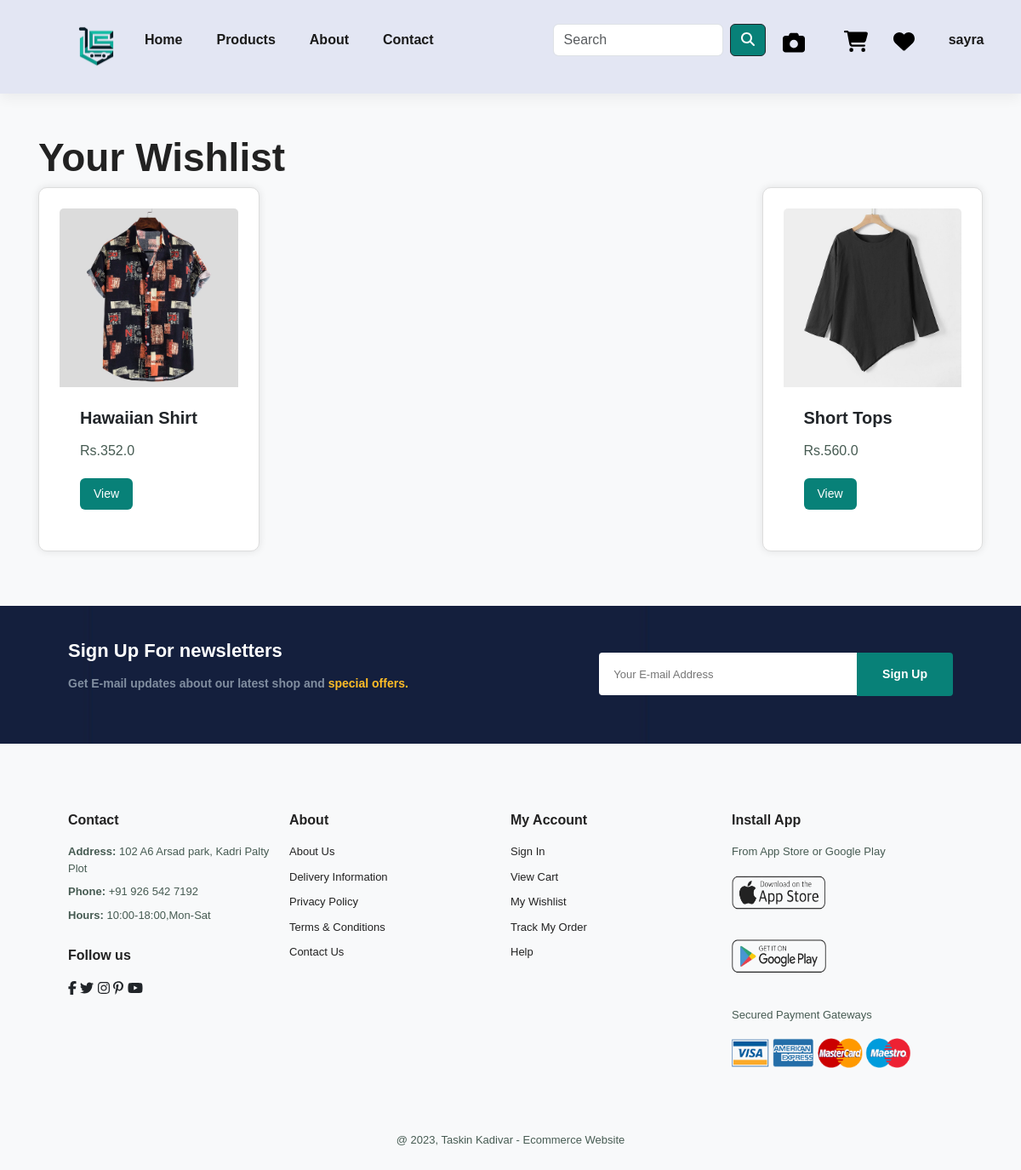
Screenshot of /wishlist/ (signed in) with the database file from the repository.
### app/models.py (models this page shows, shortened)
class Wishlist(models.Model):
    user = models.ForeignKey(User, on_delete=models.CASCADE)
    product = models.ForeignKey(Product, on_delete=models.CASCADE)

class Product(models.Model):
    title = models.CharField(max_length=100)
    selling_price = models.FloatField()
    discounted_price = models.FloatField()
    description = models.TextField()
    composition = models.TextField(default='', blank=True)
    prodapp = models.TextField(default='', blank=True)
    category = models.CharField(choices=CATEGORY_CHOICES, max_length=2)
    product_image = models.ImageField(upload_to='product')
    created_at = models.DateTimeField(auto_now_add=True)

### app/views.py (the view)
# urls.py: path('wishlist/', views.show_wishlist, name='wishlist'),
@login_required
def show_wishlist(request):
    wishlist_items = Wishlist.objects.filter(user=request.user)
    return render(request, 'app/wishlist.html', {'wishlist_items': wishlist_items})

### templates/app/wishlist.html
{% extends 'app/base.html' %}
{% load static %}
{% block main-content %}
<div class="container mt-5">
    <h2>Your Wishlist</h2>
    <div class="row">
        {% for item in wishlist_items %}
            <div class="col-md-3">
                <div class="card mb-4">
                    <img src="{{ item.product.product_image.url }}" class="card-img-top" alt="{{ item.product.title }}">
                    <div class="card-body">
                        <h5 class="card-title">{{ item.product.title }}</h5>
                        <p class="card-text">Rs.{{ item.product.discounted_price }}</p>
                        <a href="{% url 'product-detail' item.product.id %}"
   style="display: inline-block; padding: 8px 16px; font-size: 14px;
          color: white; background-color: #088178; text-decoration: none;
          border-radius: 6px; transition: background-color 0.3s ease;"
   onmouseover="this.style.backgroundColor='#066d62';"
   onmouseout="this.style.backgroundColor='#088178';">
   View
</a>
                    </div>
                </div>
            </div>
        {% empty %}
            <p>You have no items in your wishlist.</p>
        {% endfor %}
    </div>
</div>
{% endblock %}

### templates/app/base.html (shortened to what this page needs)
<!DOCTYPE html>
{% load static %}
<html lang="en">
<head>
    <link rel="stylesheet" href="https://cdnjs.cloudflare.com/ajax/libs/font-awesome/6.0.0-beta3/css/all.min.css">
    <link href="https://cdn.jsdelivr.net/npm/bootstrap@5.3.3/dist/css/bootstrap.min.css" rel="stylesheet">
    <link rel="stylesheet" href="font/css/all.css"/>
    <link rel="stylesheet" href="{% static 'app/css/owl.carousel.min.css' %}" />
   <link rel="stylesheet" href="{% static 'app/css/style.css' %}" />
</head>
<body>
    <nav id="header">
        <a href="/" class="navbar-brand">
            <img src="{% static 'app/images/logo.png' %}" width="70" height="70" alt="Logo">
        </a>
        <ul id="navbar">
            <li><a href="/" class="{% if request.path == '/' %}active{% endif %}">Home</a></li>
            <li class="nav-item dropdown">
                <a href="#" role="button" data-bs-toggle="dropdown" aria-expanded="false"
                    onmouseover="this.style.color='#088178'; this.getElementsByTagName('i')[0].style.color='#088178'"
                    onmouseout="this.style.color='#080808'; this.getElementsByTagName('i')[0].style.color='#080808'">
                    Products
                </a>
            </li>
            <li><a href="{% url 'about' %}" class="{% if request.path == '/about/' %}active{% endif %}">About</a></li>
            <li><a href="{% url 'contact' %}" class="{% if request.path == '/contact/' %}active{% endif %}">Contact</a></li>
            <form class="d-flex" role="search" action="/search">
                <input class="form-control me-2" type="search" placeholder="Search" name="search" aria-label="Search">
                <button class="btn btn-outline-dark" type="submit"><i class="fa-solid fa-magnifying-glass"></i></button>
            </form>
            <li style="padding-top: 5px; display: inline-block;">
               <a href="{% url 'image_search' %}"
               style="text-decoration: none; color: #000000; font-size: 20px; display: flex; align-items: center;"
               onmouseover="this.style.color='#088178';"
               onmouseout="this.style.color='#000000';">
                <i class="fa-solid fa-camera" style="margin-right: 6px; font-size: 26px;"></i>
                </a>
            </li>
            <li style="margin-right: 0px; padding-right: 15px; padding-top: 5px; display: inline-block;">
                <a href="{% url 'showcart' %}" style="text-decoration: none; color: #000000; font-size: 25px; position: relative;"
                   onmouseover="this.querySelector('i').style.color='#088178';"
                   onmouseout="this.querySelector('i').style.color='#000000';">
                    <i class="fa-solid fa-cart-shopping" style="color: inherit; font-size: 25px;"></i>
                </a>
            </li>
            <li style="margin-left: 0px; padding-left: 15px; padding-top: 5px; display: inline-block;">
                <a href="{% url 'wishlist' %}" style="text-decoration: none; color: #000000; font-size: 25px; position: relative;"
                   onmouseover="this.querySelector('i').style.color='#088178';"
                   onmouseout="this.querySelector('i').style.color='#000000';">
                    <i class="fa-solid fa-heart" style="color: inherit; font-size: 25px;"></i>
                </a>
            </li>
            {% if request.user.is_authenticated %}
                <li><a href="#" data-bs-toggle="dropdown" aria-expanded="false"
                    onmouseover="this.style.color='#088178'; this.getElementsByTagName('i')[0].style.color='#088178'"
                    onmouseout="this.style.color='#080808'; this.getElementsByTagName('i')[0].style.color='#080808'">
                    {{ request.user.username }}
                </a>
                </li>
            {% else %}
                <li><a href="{% url 'login' %}" class="nav-link">Login</a></li>
                <li><a href="{% url 'customerregistration' %}" class="nav-link">Register</a></li>
            {% endif %}
        </ul>
    </nav>
    {% block main-content %}{% endblock main-content %}
    <section id="newsletter" class="section-p1 section-m1">
        <div class="newstext">
            <h4>Sign Up For newsletters</h4>
            <p>Get E-mail updates about our latest shop and <span>special offers.</span></p>
        </div>
        <div class="form">
           <input type="text" placeholder="Your E-mail Address">
           <button class="normal">Sign Up</button>
        </div>
     </section>
    <footer class="section-p1">
        <div class="col">
          <h4>Contact</h4>
          <p><strong>Address:</strong> 102 A6 Arsad park, Kadri Palty Plot</p>
          <p><strong>Phone:</strong> +91 926 542 7192</p>
          <p><strong>Hours:</strong> 10:00-18:00,Mon-Sat</p>
          <div class="follow">
              <h4>Follow us</h4>
              <div class="icon">
               <i class="fa-brands fa-facebook-f"></i>
               <i class="fa-brands fa-twitter"></i>
               <i class="fa-brands fa-instagram"></i>
               <i class="fa-brands fa-pinterest-p"></i>
               <i class="fa-brands fa-youtube"></i>
              </div>
          </div>
        </div>
        <div class="col">
            <h4>About</h4>
            <a href="#">About Us</a>
            <a href="#">Delivery Information</a>
            <a href="#">Privacy Policy</a>
            <a href="#">Terms & Conditions</a>
            <a href="#">Contact Us</a>
        </div>
       <div class="col">
         <h4>My Account</h4>
         <a href="#">Sign In</a>
         <a href="#">View Cart</a>
         <a href="#">My Wishlist</a>
         <a href="#">Track My Order</a>
         <a href="#">Help</a>
       </div>
       <div class="col install">
           <h4>Install App</h4>
           <p>From App Store or Google Play</p>
           <div class="row">
              <img src="{% static 'app/images/pay/app.png' %}" alt="" class="app">
              <img src="{% static 'app/images/pay/play.png' %}" alt="" class="play">
           </div>
           <p>Secured Payment Gateways </p>
           <img src="{% static 'app/images/pay/visa.png' %}" alt="" class="visa">
         </div>
          <div class="copyright">
              <p>@ 2023, Taskin Kadivar - Ecommerce Website</p>
          </div>
   </footer>
</body>
</html>

### templates/app/base.html (style rules this page uses)
* { margin:0; padding:0; box-sizing:border-box; font-family: 'spartan', sans-serif; }
h2 { font-size: 46px; line-height: 54px; color:#222; font-weight: 700; }
h4 { font-size: 20px; color: #222; }
p { font-size: 16px; color: #465b52; margin: 15px 0 20px 0; }
.section-p1 { padding: 40px 80px; }
.section-m1 { margin: 40px 0; }
button.normal { font-size: 14px; font-weight: 600; padding: 15px 30px; color: #000; background-color: #fff; border-radius: 4px; cursor: pointer; border: none; outline: none; transition: 0.2s; }
body { width:100%; }
#header { display: flex; align-items: center; justify-content: space-between; padding: 20px 80px; background: #E3E6F3; box-shadow: 0 5px 15px rgba(0,0,0,0.06); z-index: 999; position: sticky; top: 0; left: 0; }
#navbar { display: flex; align-items: center; justify-content: center; list-style: none; padding: 0; }
#navbar li { position: relative; padding: 0 20px; }
#navbar li a { text-decoration: none; font-size: 16px; font-weight: 600; color: #1a1a1a; transition: 0.3s ease; }
#navbar form { display: flex; align-items: center; margin-left: 20px; }
#navbar form input { width: 200px; margin-right: 10px; }
#navbar form button { background-color: #088178; color: white; }
#navbar form { margin-left: 120px; }
.container { margin: 0 auto; padding: 0 15px; }
.row { display: flex; flex-wrap: wrap; justify-content: space-between; gap: 20px; }
#newsletter { display: flex; justify-content: space-between; flex-wrap: wrap; align-items: center; background-image: url("img/banner/b18.PNG"); background-position: 20% 30%; background-color: #01013b; }
#newsletter h4 { font-size: 22px; font-weight: 700; color: #fff; }
#newsletter p { font-size: 14px; font-weight: 600; color: #818ea0; }
#newsletter p span { color: #ffbd27; }
#newsletter .form { display: flex; width: 40%; }
#newsletter input { height: 3.125rem; padding: 0 1.25em; font-size: 13px; width: 100%; border: 1px solid transparent; border-radius: 4px; outline:none; border-top-right-radius: 0; border-bottom-right-radius: 0; }
#newsletter button { background-color: #088178; color:#fff; white-space: nowrap; border-top-left-radius: 0; border-bottom-left-radius: 0; }
footer { display: flex; flex-wrap: wrap; justify-content: space-between; padding: 40px 10%; }
footer .col { display: flex; flex-direction: column; align-items: flex-start; margin-bottom: 20px; flex-grow: 1; margin-right: 20px; }
footer h4 { font-size: 16px; font-weight: bold; padding-bottom: 10px; }
footer p { font-size: 13px; margin: 0 0 8px 0; }
footer a { font-size: 13px; text-decoration: none; color: #222; margin-bottom: 10px; }
footer .copyright { text-align: center; width: 100%; margin-top: 40px; }
footer .follow { margin-top: 20px; }
footer .install img { margin: 10px 0 15px 0; }
footer .row { display: flex; gap: 10px; }
footer .install img.app, footer .install img.play { width: 135px; height: 40px; }
footer .install img.visa { width: 210px; height: 35px; }
body { font-family: 'Helvetica Neue', Helvetica, Arial, sans-serif; background-color: #f8f9fa; }
.container { max-width: 1140px; margin: 0 auto; }
.card { margin-bottom: 2rem; border: 1px solid #ddd; border-radius: 10px; background-color: #fff; padding: 1.5rem; box-shadow: 0 0 10px rgba(0, 0, 0, 0.1); }
.card-body { padding: 1.5rem; }
.row { margin-bottom: 1.5rem; }
h5 { font-size: 1.25rem; font-weight: bold; color: #2c3e50; }

### rows the page displays
Wishlist: product.product_image (picture), product "Hawaiian Shirt", product.discounted_price "352.0"
Wishlist: product.product_image (picture), product "Short Tops", product.discounted_price "560.0"

### other values shown
{{ request.user.username }} "sayra"
